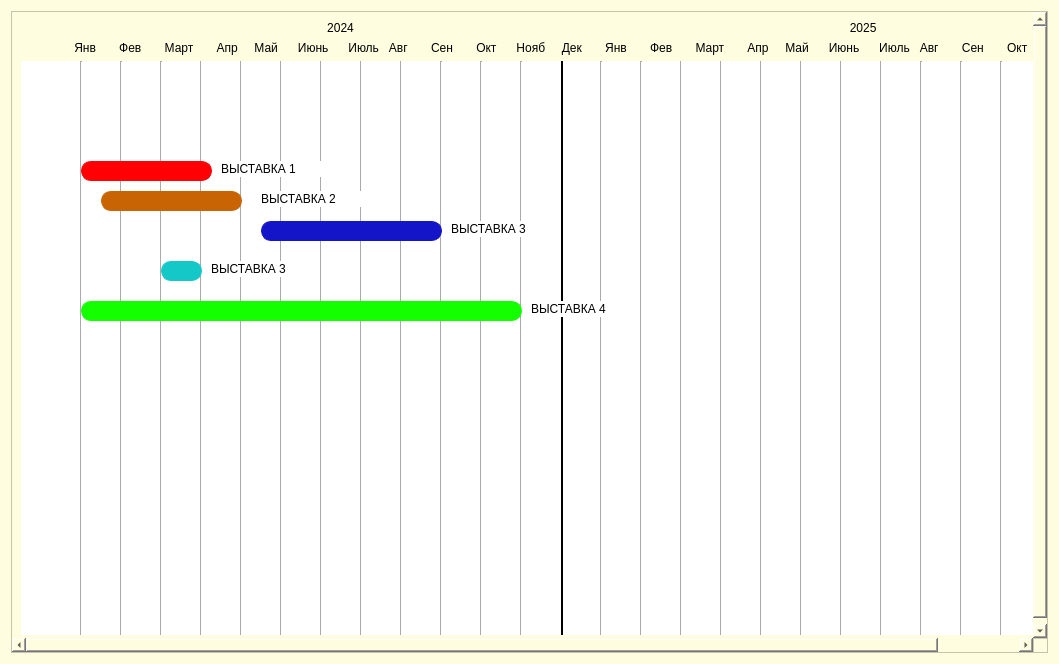
<?xml version="1.0" encoding="UTF-8"?>
<ui version="4.0">
 <class>Form</class>
 <widget class="QWidget" name="Form">
  <property name="geometry">
   <rect>
    <x>0</x>
    <y>0</y>
    <width>1059</width>
    <height>664</height>
   </rect>
  </property>
  <property name="windowTitle">
   <string>Form</string>
  </property>
  <property name="styleSheet">
   <string notr="true">QMenuBar {
background-color: rgb(250, 234, 153);
font: 87 10pt &quot;Arial Black&quot;;
padding-left: 3px;
	color: rgb(82, 30, 1);
}

QMenuBar::item {
spacing: 3px; /* spacing between menu bar items */
padding: 1px 4px;
background: transparent;
border-radius: 4px;
background-color: rgb(250, 234, 153);
}

QMenuBar::item:selected { /* when selected using mouse or keyboard */
background: #fac983;
}

QMenu {
background-color: rgb(149, 166, 174); 
	font: 75 8pt &quot;Arial Black&quot;;
}

QMenu::item {
background-color: transparent;
}

QMenu::item:selected {
background-color: #fac983; /* rot */
}
QWidget{background-color: rgb(255, 253, 223);}</string>
  </property>
  <layout class="QVBoxLayout" name="verticalLayout_2">
   <item>
    <widget class="QScrollArea" name="scrollArea">
     <property name="widgetResizable">
      <bool>true</bool>
     </property>
     <widget class="QWidget" name="scrollAreaWidgetContents">
      <property name="geometry">
       <rect>
        <x>0</x>
        <y>0</y>
        <width>1042</width>
        <height>630</height>
       </rect>
      </property>
      <layout class="QVBoxLayout" name="verticalLayout">
       <item>
        <widget class="QLabel" name="label_32">
         <property name="text">
          <string>                                                                                            2024                                                                                                                                                     2025</string>
         </property>
         <property name="alignment">
          <set>Qt::AlignLeading|Qt::AlignLeft|Qt::AlignVCenter</set>
         </property>
        </widget>
       </item>
       <item>
        <widget class="QLabel" name="label_31">
         <property name="text">
          <string>                Янв       Фев       Март       Апр     Май      Июнь      Июль   Авг       Сен       Окт      Нояб     Дек       Янв       Фев       Март       Апр     Май      Июнь      Июль   Авг       Сен       Окт      Нояб     Дек</string>
         </property>
        </widget>
       </item>
       <item>
        <widget class="QWidget" name="gantaDiagramDataWidget" native="true">
         <property name="sizePolicy">
          <sizepolicy hsizetype="Fixed" vsizetype="Fixed">
           <horstretch>0</horstretch>
           <verstretch>0</verstretch>
          </sizepolicy>
         </property>
         <property name="minimumSize">
          <size>
           <width>1024</width>
           <height>574</height>
          </size>
         </property>
         <property name="styleSheet">
          <string notr="true">background-color: rgb(255, 255, 255);</string>
         </property>
         <widget class="Line" name="line">
          <property name="geometry">
           <rect>
            <x>50</x>
            <y>0</y>
            <width>21</width>
            <height>621</height>
           </rect>
          </property>
          <property name="orientation">
           <enum>Qt::Vertical</enum>
          </property>
         </widget>
         <widget class="Line" name="line_2">
          <property name="geometry">
           <rect>
            <x>90</x>
            <y>0</y>
            <width>21</width>
            <height>621</height>
           </rect>
          </property>
          <property name="orientation">
           <enum>Qt::Vertical</enum>
          </property>
         </widget>
         <widget class="Line" name="line_3">
          <property name="geometry">
           <rect>
            <x>130</x>
            <y>0</y>
            <width>21</width>
            <height>621</height>
           </rect>
          </property>
          <property name="orientation">
           <enum>Qt::Vertical</enum>
          </property>
         </widget>
         <widget class="Line" name="line_4">
          <property name="geometry">
           <rect>
            <x>250</x>
            <y>-10</y>
            <width>21</width>
            <height>621</height>
           </rect>
          </property>
          <property name="orientation">
           <enum>Qt::Vertical</enum>
          </property>
         </widget>
         <widget class="Line" name="line_5">
          <property name="geometry">
           <rect>
            <x>210</x>
            <y>-10</y>
            <width>21</width>
            <height>621</height>
           </rect>
          </property>
          <property name="orientation">
           <enum>Qt::Vertical</enum>
          </property>
         </widget>
         <widget class="Line" name="line_6">
          <property name="geometry">
           <rect>
            <x>170</x>
            <y>-10</y>
            <width>21</width>
            <height>621</height>
           </rect>
          </property>
          <property name="orientation">
           <enum>Qt::Vertical</enum>
          </property>
         </widget>
         <widget class="QLabel" name="label">
          <property name="geometry">
           <rect>
            <x>60</x>
            <y>100</y>
            <width>131</width>
            <height>20</height>
           </rect>
          </property>
          <property name="styleSheet">
           <string notr="true">background-color: rgb(255, 0, 4);

border: 1px solid rgb(255, 0, 4);
border-radius: 10px;
</string>
          </property>
          <property name="text">
           <string/>
          </property>
         </widget>
         <widget class="QLabel" name="label_2">
          <property name="geometry">
           <rect>
            <x>80</x>
            <y>130</y>
            <width>141</width>
            <height>20</height>
           </rect>
          </property>
          <property name="styleSheet">
           <string notr="true">background-color: rgb(200, 100, 4);

border: 1px solid rgb(200, 100, 4);
border-radius: 10px;
</string>
          </property>
          <property name="text">
           <string/>
          </property>
         </widget>
         <widget class="Line" name="line_7">
          <property name="geometry">
           <rect>
            <x>370</x>
            <y>-10</y>
            <width>21</width>
            <height>621</height>
           </rect>
          </property>
          <property name="orientation">
           <enum>Qt::Vertical</enum>
          </property>
         </widget>
         <widget class="Line" name="line_8">
          <property name="geometry">
           <rect>
            <x>490</x>
            <y>0</y>
            <width>21</width>
            <height>621</height>
           </rect>
          </property>
          <property name="orientation">
           <enum>Qt::Vertical</enum>
          </property>
         </widget>
         <widget class="Line" name="line_9">
          <property name="geometry">
           <rect>
            <x>450</x>
            <y>0</y>
            <width>21</width>
            <height>621</height>
           </rect>
          </property>
          <property name="orientation">
           <enum>Qt::Vertical</enum>
          </property>
         </widget>
         <widget class="Line" name="line_10">
          <property name="geometry">
           <rect>
            <x>410</x>
            <y>0</y>
            <width>21</width>
            <height>621</height>
           </rect>
          </property>
          <property name="orientation">
           <enum>Qt::Vertical</enum>
          </property>
         </widget>
         <widget class="Line" name="line_11">
          <property name="geometry">
           <rect>
            <x>330</x>
            <y>-10</y>
            <width>21</width>
            <height>621</height>
           </rect>
          </property>
          <property name="orientation">
           <enum>Qt::Vertical</enum>
          </property>
         </widget>
         <widget class="Line" name="line_12">
          <property name="geometry">
           <rect>
            <x>290</x>
            <y>-10</y>
            <width>21</width>
            <height>621</height>
           </rect>
          </property>
          <property name="orientation">
           <enum>Qt::Vertical</enum>
          </property>
         </widget>
         <widget class="QLabel" name="label_3">
          <property name="geometry">
           <rect>
            <x>240</x>
            <y>160</y>
            <width>181</width>
            <height>20</height>
           </rect>
          </property>
          <property name="styleSheet">
           <string notr="true">background-color: rgb(20, 20, 200);

border: 1px solid rgb(20, 20, 200);
border-radius: 10px;
</string>
          </property>
          <property name="text">
           <string/>
          </property>
         </widget>
         <widget class="QLabel" name="label_4">
          <property name="geometry">
           <rect>
            <x>200</x>
            <y>100</y>
            <width>101</width>
            <height>16</height>
           </rect>
          </property>
          <property name="text">
           <string>ВЫСТАВКА 1</string>
          </property>
         </widget>
         <widget class="QLabel" name="label_5">
          <property name="geometry">
           <rect>
            <x>240</x>
            <y>130</y>
            <width>101</width>
            <height>16</height>
           </rect>
          </property>
          <property name="text">
           <string>ВЫСТАВКА 2</string>
          </property>
         </widget>
         <widget class="QLabel" name="label_6">
          <property name="geometry">
           <rect>
            <x>430</x>
            <y>160</y>
            <width>101</width>
            <height>16</height>
           </rect>
          </property>
          <property name="text">
           <string>ВЫСТАВКА 3</string>
          </property>
         </widget>
         <widget class="QLabel" name="label_7">
          <property name="geometry">
           <rect>
            <x>140</x>
            <y>200</y>
            <width>41</width>
            <height>20</height>
           </rect>
          </property>
          <property name="styleSheet">
           <string notr="true">background-color: rgb(20, 200, 200);

border: 1px solid rgb(20, 200, 200);
border-radius: 10px;
</string>
          </property>
          <property name="text">
           <string/>
          </property>
         </widget>
         <widget class="QLabel" name="label_8">
          <property name="geometry">
           <rect>
            <x>190</x>
            <y>200</y>
            <width>101</width>
            <height>16</height>
           </rect>
          </property>
          <property name="text">
           <string>ВЫСТАВКА 3</string>
          </property>
         </widget>
         <widget class="QLabel" name="label_9">
          <property name="geometry">
           <rect>
            <x>60</x>
            <y>240</y>
            <width>441</width>
            <height>20</height>
           </rect>
          </property>
          <property name="styleSheet">
           <string notr="true">background-color: rgb(20, 255, 0);

border: 1px solid rgb(20, 255, 0);
border-radius: 10px;
</string>
          </property>
          <property name="text">
           <string/>
          </property>
         </widget>
         <widget class="QLabel" name="label_10">
          <property name="geometry">
           <rect>
            <x>510</x>
            <y>240</y>
            <width>101</width>
            <height>16</height>
           </rect>
          </property>
          <property name="text">
           <string>ВЫСТАВКА 4</string>
          </property>
         </widget>
         <widget class="Line" name="line_37">
          <property name="geometry">
           <rect>
            <x>610</x>
            <y>0</y>
            <width>21</width>
            <height>621</height>
           </rect>
          </property>
          <property name="orientation">
           <enum>Qt::Vertical</enum>
          </property>
         </widget>
         <widget class="Line" name="line_38">
          <property name="geometry">
           <rect>
            <x>730</x>
            <y>-10</y>
            <width>21</width>
            <height>621</height>
           </rect>
          </property>
          <property name="orientation">
           <enum>Qt::Vertical</enum>
          </property>
         </widget>
         <widget class="Line" name="line_39">
          <property name="geometry">
           <rect>
            <x>850</x>
            <y>-10</y>
            <width>21</width>
            <height>621</height>
           </rect>
          </property>
          <property name="orientation">
           <enum>Qt::Vertical</enum>
          </property>
         </widget>
         <widget class="Line" name="line_40">
          <property name="geometry">
           <rect>
            <x>690</x>
            <y>-10</y>
            <width>21</width>
            <height>621</height>
           </rect>
          </property>
          <property name="orientation">
           <enum>Qt::Vertical</enum>
          </property>
         </widget>
         <widget class="Line" name="line_41">
          <property name="geometry">
           <rect>
            <x>770</x>
            <y>-10</y>
            <width>21</width>
            <height>621</height>
           </rect>
          </property>
          <property name="orientation">
           <enum>Qt::Vertical</enum>
          </property>
         </widget>
         <widget class="Line" name="line_42">
          <property name="geometry">
           <rect>
            <x>890</x>
            <y>0</y>
            <width>21</width>
            <height>621</height>
           </rect>
          </property>
          <property name="orientation">
           <enum>Qt::Vertical</enum>
          </property>
         </widget>
         <widget class="Line" name="line_43">
          <property name="geometry">
           <rect>
            <x>650</x>
            <y>-10</y>
            <width>21</width>
            <height>621</height>
           </rect>
          </property>
          <property name="orientation">
           <enum>Qt::Vertical</enum>
          </property>
         </widget>
         <widget class="Line" name="line_44">
          <property name="geometry">
           <rect>
            <x>570</x>
            <y>0</y>
            <width>21</width>
            <height>621</height>
           </rect>
          </property>
          <property name="orientation">
           <enum>Qt::Vertical</enum>
          </property>
         </widget>
         <widget class="Line" name="line_45">
          <property name="geometry">
           <rect>
            <x>930</x>
            <y>0</y>
            <width>21</width>
            <height>621</height>
           </rect>
          </property>
          <property name="orientation">
           <enum>Qt::Vertical</enum>
          </property>
         </widget>
         <widget class="Line" name="line_46">
          <property name="geometry">
           <rect>
            <x>540</x>
            <y>0</y>
            <width>2</width>
            <height>621</height>
           </rect>
          </property>
          <property name="sizePolicy">
           <sizepolicy hsizetype="Minimum" vsizetype="Minimum">
            <horstretch>0</horstretch>
            <verstretch>0</verstretch>
           </sizepolicy>
          </property>
          <property name="minimumSize">
           <size>
            <width>2</width>
            <height>0</height>
           </size>
          </property>
          <property name="styleSheet">
           <string notr="true">background-color: rgb(255, 255, 255);
border-color: rgb(125, 116, 255);
color: rgb(255, 255, 255);

border: 2px solid;</string>
          </property>
          <property name="orientation">
           <enum>Qt::Vertical</enum>
          </property>
         </widget>
         <widget class="Line" name="line_47">
          <property name="geometry">
           <rect>
            <x>970</x>
            <y>0</y>
            <width>21</width>
            <height>621</height>
           </rect>
          </property>
          <property name="orientation">
           <enum>Qt::Vertical</enum>
          </property>
         </widget>
         <widget class="Line" name="line_48">
          <property name="geometry">
           <rect>
            <x>810</x>
            <y>-10</y>
            <width>21</width>
            <height>621</height>
           </rect>
          </property>
          <property name="orientation">
           <enum>Qt::Vertical</enum>
          </property>
         </widget>
         <zorder>line_41</zorder>
         <zorder>line_44</zorder>
         <zorder>line_40</zorder>
         <zorder>line_45</zorder>
         <zorder>line_48</zorder>
         <zorder>line_43</zorder>
         <zorder>line_46</zorder>
         <zorder>line_39</zorder>
         <zorder>line_38</zorder>
         <zorder>line_47</zorder>
         <zorder>line_37</zorder>
         <zorder>line_42</zorder>
         <zorder>line</zorder>
         <zorder>line_2</zorder>
         <zorder>line_3</zorder>
         <zorder>line_4</zorder>
         <zorder>line_5</zorder>
         <zorder>line_6</zorder>
         <zorder>label</zorder>
         <zorder>label_2</zorder>
         <zorder>line_7</zorder>
         <zorder>line_8</zorder>
         <zorder>line_9</zorder>
         <zorder>line_10</zorder>
         <zorder>line_11</zorder>
         <zorder>line_12</zorder>
         <zorder>label_3</zorder>
         <zorder>label_4</zorder>
         <zorder>label_5</zorder>
         <zorder>label_6</zorder>
         <zorder>label_7</zorder>
         <zorder>label_8</zorder>
         <zorder>label_9</zorder>
         <zorder>label_10</zorder>
        </widget>
       </item>
      </layout>
     </widget>
    </widget>
   </item>
  </layout>
 </widget>
 <resources/>
 <connections/>
</ui>
